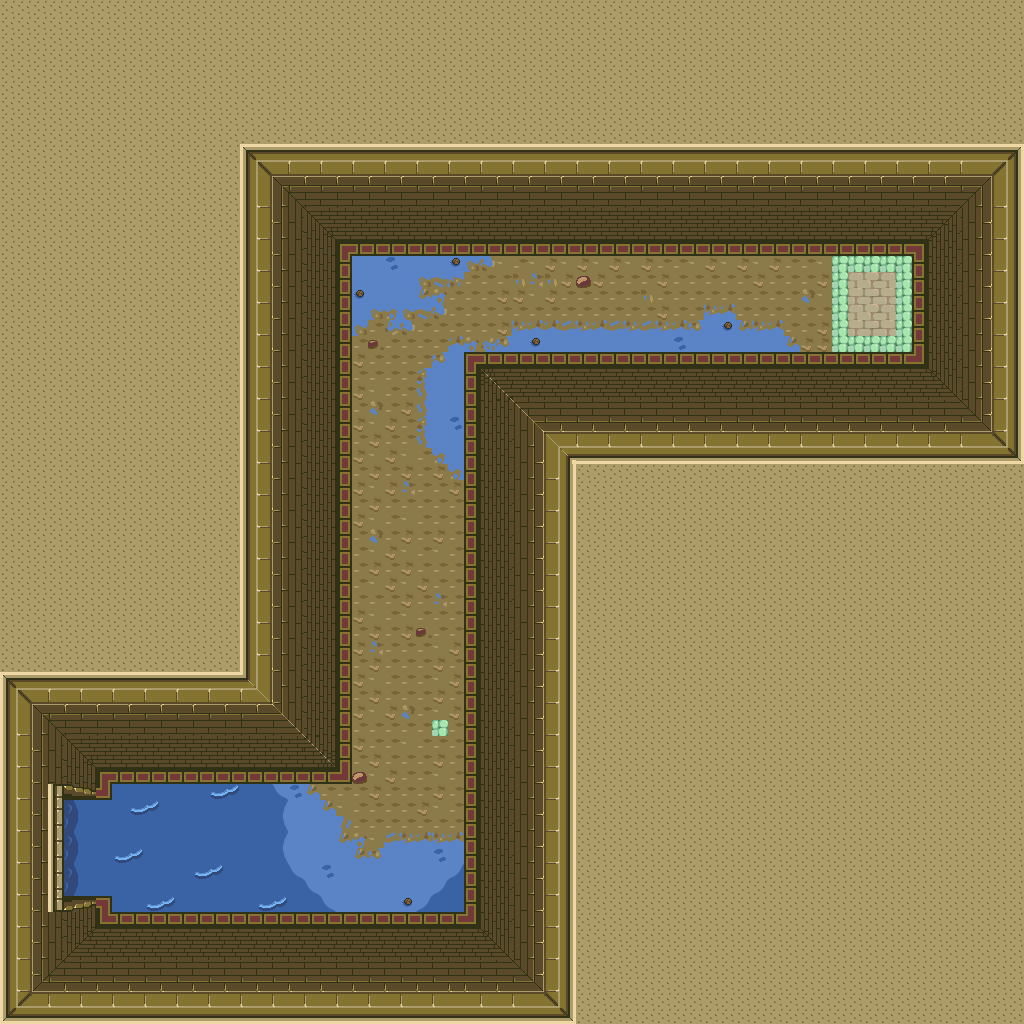

Below is a game level as drawn by its tile map, then a one-line description and the .tmx that defines it (tile-layer data replaced by summaries):
An orthogonal 64x64 tile map with 16x16 px tiles, 1 tile layer (base), 2 hidden layers not drawn and 4 objects.

<map version="1.10" tiledversion="1.12.1" orientation="orthogonal" renderorder="right-down" width="64" height="64" tilewidth="16" tileheight="16" infinite="0" nextlayerid="4" nextobjectid="5">
 <tileset firstgid="1" source="../classiciphone_pics4.tsx" />
 <layer id="1" name="base" width="64" height="64">
  <data>[4096 cells, 4096 non-empty, 128 distinct tile ids]</data>
 </layer>
 <layer id="2" name="collision" width="64" height="64" visible="0">
  <properties><property name="collision" value="true" /></properties>
  <data>[4096 cells, 3315 non-empty, 1 distinct tile ids]</data>
 </layer>
 <layer id="3" name="water" width="64" height="64" visible="0">
  <properties><property name="terrain" value="water" /></properties>
  <data>[4096 cells, 272 non-empty, 1 distinct tile ids]</data>
 </layer>
 <objectgroup id="4" name="npcs">
  <object id="1" x="848.0" y="240.0" width="16" height="16">
   <properties>
    <property name="script" type="string">-- Auto-converted from GraalScript
-- join("chest");
-- function onChestOpen() {
-- player.giveGelat(5);
end
-- [CLIENT-SIDE — server no-op]
-- function onCreated() {
-- this.contentImage = "classic_gelat_5.png";
-- }</property>
   </properties>
  </object>
  <object id="2" x="480.0" y="384.0" width="16" height="16">
   <properties>
    <property name="script" type="string">-- Auto-converted from GraalScript
-- join("control_midi");
-- [CLIENT-SIDE — server no-op]
-- function onCreated(){
-- this.midi = "stef1.mid";
-- }</property>
   </properties>
  </object>
  <object id="3" x="480.0" y="432.0" width="16" height="16">
   <properties>
    <property name="script" type="string">-- Auto-converted from GraalScript
-- join("level_questlevel");</property>
   </properties>
  </object>
  <object id="4" x="480.0" y="480.0" width="16" height="16">
   <properties>
    <property name="script" type="string">-- Auto-converted from GraalScript
-- [CLIENT-SIDE — server no-op]
-- if (playerenters){
-- seteffect 0,0,.2,.5;
-- }</property>
   </properties>
  </object>
 </objectgroup>
</map>
